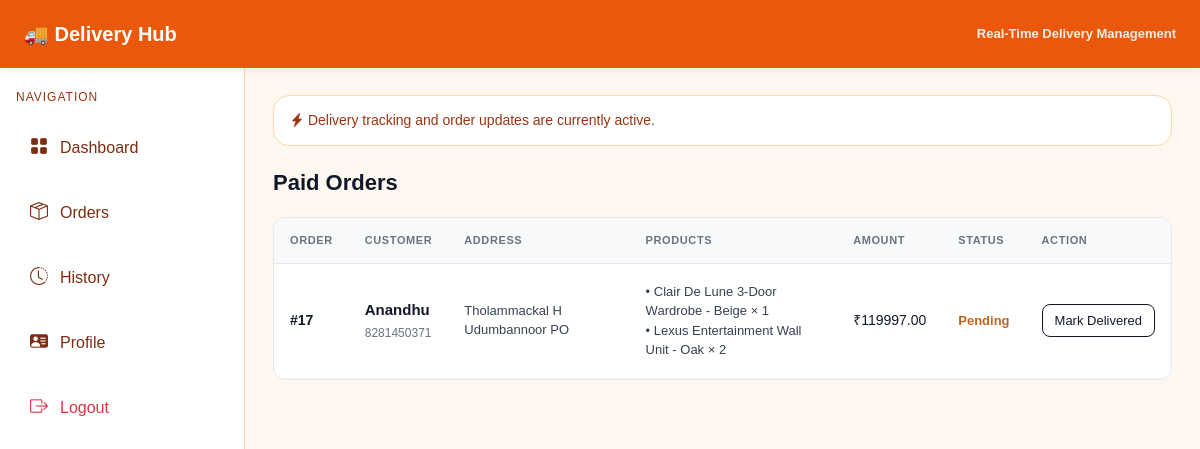
The page /delivery/delivery-orders/ (signed in) on the database as committed earlier.
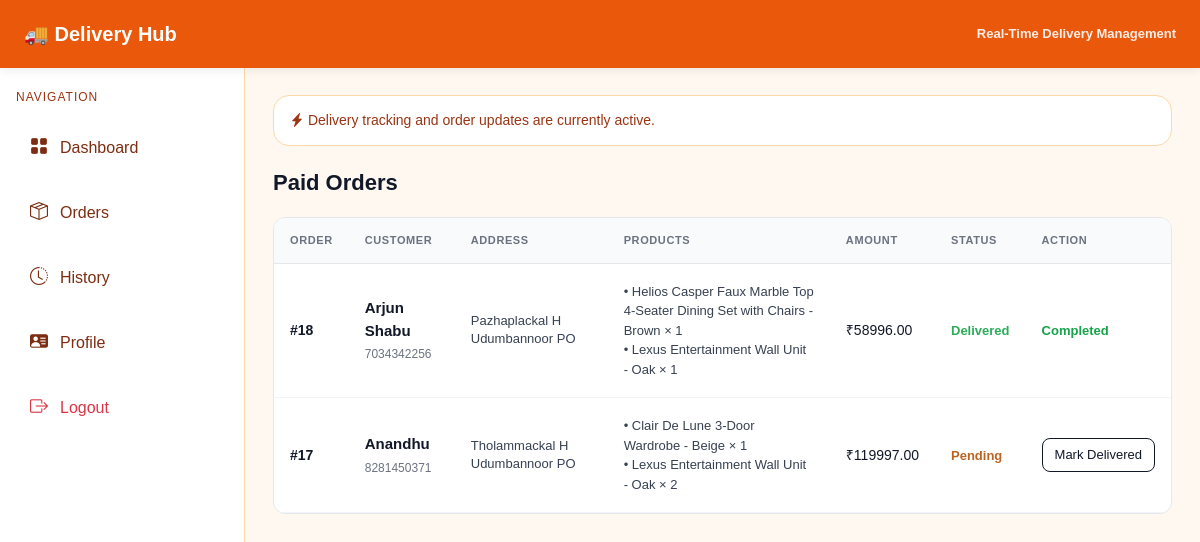
The same page on the database as committed later.
### customerApp/models.py (models this page shows)
class Order(models.Model):
    order_id = models.AutoField(primary_key=True)
    customer = models.ForeignKey('guestApp.Customer', on_delete=models.CASCADE)
    total_amount = models.DecimalField(max_digits=10, decimal_places=2)
    order_date = models.DateTimeField(auto_now_add=True)
    status = models.CharField(max_length=50, default="Pending")

class OrderItem(models.Model):
    order_item_id = models.AutoField(primary_key=True)  # explicit id
    order = models.ForeignKey(Order, on_delete=models.CASCADE)
    product = models.ForeignKey('adminApp.Product', on_delete=models.CASCADE)
    quantity = models.IntegerField()
    price = models.DecimalField(max_digits=10, decimal_places=2)

### guestApp/models.py (models this page shows)
class Customer(models.Model):
    loginId = models.ForeignKey('LoginDetails', on_delete=models.CASCADE)
    name = models.CharField(max_length=200)
    phone = models.CharField(max_length=15)
    email = models.EmailField()
    district = models.ForeignKey('adminApp.District',on_delete=models.CASCADE,null=True,blank=True)
    address = models.TextField(max_length=500, null=True, blank=True)
    location = models.TextField(max_length=500, null=True, blank=True)
    pincode = models.CharField(max_length=10, null=True, blank=True)
    username = models.CharField(max_length=100, unique=True)
    password = models.CharField(max_length=100)

### adminApp/models.py (models this page shows)
class Product(models.Model):
    ProductId = models.AutoField(primary_key=True)
    ProductName = models.CharField(max_length=200)
    ProductDescription = models.TextField()
    ProductImage = models.ImageField(upload_to='products/', null=True, blank=True)
    ProductPrice = models.DecimalField(max_digits=10, decimal_places=2)
    stock = models.IntegerField(default=0)
    category = models.ForeignKey(Category, on_delete=models.CASCADE, related_name='products')

### deliveryboyApp/views.py (the view)
def deliveryOrders(request):
    paid_orders = Order.objects.filter(payment__status="Paid").distinct().order_by('-order_id')
    return render(request, 'deliveryboy/orders.html', {
        'paid_orders': paid_orders
    })

### templates/deliveryboy/orders.html (shortened to what this page needs)
{% extends "deliveryboyHeaderFooter.html" %}
{% block content %}
<div class="title">Paid Orders</div>
<div class="box">
<table>
<tr>
    <th>Order</th>
    <th>Customer</th>
    <th>Address</th>
    <th>Products</th>
    <th>Amount</th>
    <th>Status</th>
    <th>Action</th>
</tr>
{% for o in paid_orders %}
<tr>
    <td class="id">
        #{{ o.order_id }}
    </td>
    <td>
        <div class="customer">{{ o.customer.name }}</div>
        <div class="small">{{ o.customer.phone }}</div>
    </td>
    <td class="address">
        {{ o.customer.address }}
    </td>
    <td class="products">
        {% for item in o.orderitem_set.all %}
            • {{ item.product.ProductName }} × {{ item.quantity }}<br>
        {% endfor %}
    </td>
    <td>
        ₹{{ o.total_amount }}
    </td>
    <td>
        {% if o.status == "Delivered" %}
            <span class="status delivered">Delivered</span>
        {% else %}
            <span class="status pending">{{ o.status }}</span>
        {% endif %}
    </td>
    <td>
        {% if o.status != "Delivered" %}
            <a href="{% url 'markdelivered' o.order_id %}" class="btnx">
                Mark Delivered
            </a>
        {% else %}
            <span class="done">Completed</span>
        {% endif %}
    </td>
</tr>
{% endfor %}
</table>
</div>
{% endblock %}

### templates/deliveryboyHeaderFooter.html (shortened to what this page needs)
{% load static %}
<!DOCTYPE html>
<html>
<head>
<link href="https://cdn.jsdelivr.net/npm/bootstrap@5.3.3/dist/css/bootstrap.min.css" rel="stylesheet">
<link href="https://cdn.jsdelivr.net/npm/bootstrap-icons@1.11.3/font/bootstrap-icons.css" rel="stylesheet">
</head>
<body>
<div class="topbar">
    <div class="logo">
        🚚 Delivery Hub
    </div>
    <div class="status">
        Real-Time Delivery Management
    </div>
</div>
<div class="sidebar">
    <div class="nav-title">
        Navigation
    </div>
    <a class="nav-item" href="{% url 'deliveryhome' %}">
        <i class="bi bi-grid-fill"></i>
        Dashboard
    </a>
    <a class="nav-item" href="{% url 'deliveryorders' %}">
        <i class="bi bi-box-seam"></i>
        Orders
    </a>
    <a class="nav-item" href="{% url 'deliveryhistory' %}">
        <i class="bi bi-clock-history"></i>
        History
    </a>
    <a class="nav-item" href="{% url 'deleiveryprofile' %}">
        <i class="bi bi-person-vcard-fill"></i>
        Profile
    </a>
    <a class="nav-item text-danger" href="{% url 'logout' %}">
        <i class="bi bi-box-arrow-right"></i>
        Logout
    </a>
</div>
<div class="content">
    <div class="quick-box">
        <i class="bi bi-lightning-charge-fill"></i>
        Delivery tracking and order updates are currently active.
    </div>
    {% block content %}{% endblock %}
</div>
</body>
</html>

### templates/deliveryboyHeaderFooter.html (style rules this page uses)
body { margin:0; font-family:Arial,sans-serif; background:#fff8f1; }
.topbar { position:fixed; top:0; left:0; right:0; height:68px; background:#ea580c; color:#fff; display:flex; align-items:center; justify-content:space-between; padding:0 24px; z-index:1000; box-shadow:0 2px 10px rgba(0,0,0,0.08); }
.logo { font-size:20px; font-weight:600; }
.status { font-size:14px; opacity:0.9; }
.sidebar { position:fixed; top:68px; left:0; width:245px; height:100%; background:#ffffff; border-right:1px solid #fed7aa; padding:20px 16px; }
.nav-title { font-size:12px; color:#9a3412; margin-bottom:14px; text-transform:uppercase; letter-spacing:1px; }
.nav-item { display:flex; align-items:center; gap:12px; padding:14px; border-radius:14px; text-decoration:none; color:#7c2d12; margin-bottom:10px; transition:0.2s; font-weight:500; }
.nav-item i { font-size:18px; }
.content { margin-left:245px; padding:95px 28px 30px; }
.quick-box { background:#fff; border:1px solid #fed7aa; border-radius:16px; padding:14px 16px; margin-bottom:20px; color:#9a3412; font-size:14px; }

### templates/deliveryboy/orders.html (style rules this page uses)
.title { font-size:22px; font-weight:700; margin-bottom:18px; color:#111827; }
.box { background:#fff; border:1px solid #e5e7eb; border-radius:12px; overflow:hidden; }
table { width:100%; border-collapse:separate; border-spacing:0; font-size:14px; }
th { text-align:left; padding:14px 16px; font-size:11px; text-transform:uppercase; letter-spacing:0.6px; color:#6b7280; background:#f8fafc; border-bottom:1px solid #e5e7eb; }
td { padding:18px 16px; border-bottom:1px solid #f1f5f9; vertical-align:middle; color:#111827; }
.id { font-weight:700; color:#111827; }
.customer { font-weight:600; font-size:15px; }
.small { font-size:12px; color:#6b7280; margin-top:3px; }
.address { font-size:13px; color:#374151; line-height:1.4; }
.products { font-size:13px; color:#374151; line-height:1.5; }
.status { font-size:13px; font-weight:600; }
.pending { color:#b45309; }
.delivered { color:#16a34a; }
.btnx { display:inline-block; padding:6px 12px; font-size:13px; border-radius:8px; border:1px solid #111827; text-decoration:none; color:#111827; white-space:nowrap; transition:0.2s; }
.done { font-size:13px; font-weight:600; color:#16a34a; }

Rows that differ between the two databases and show on the page:
added Order: order_id "18", customer.name "Arjun Shabu", customer.phone "7034342256", customer.address "Pazhaplackal H Udumbannoor PO", total_amount "58996.00", status "Delivered"
added OrderItem: product.ProductName "Helios Casper Faux Marble Top 4-Seater Dining Set with Chairs - Brown", quantity "1", shown under "18"
added OrderItem: product.ProductName "Lexus Entertainment Wall Unit - Oak", quantity "1", shown under "18"
